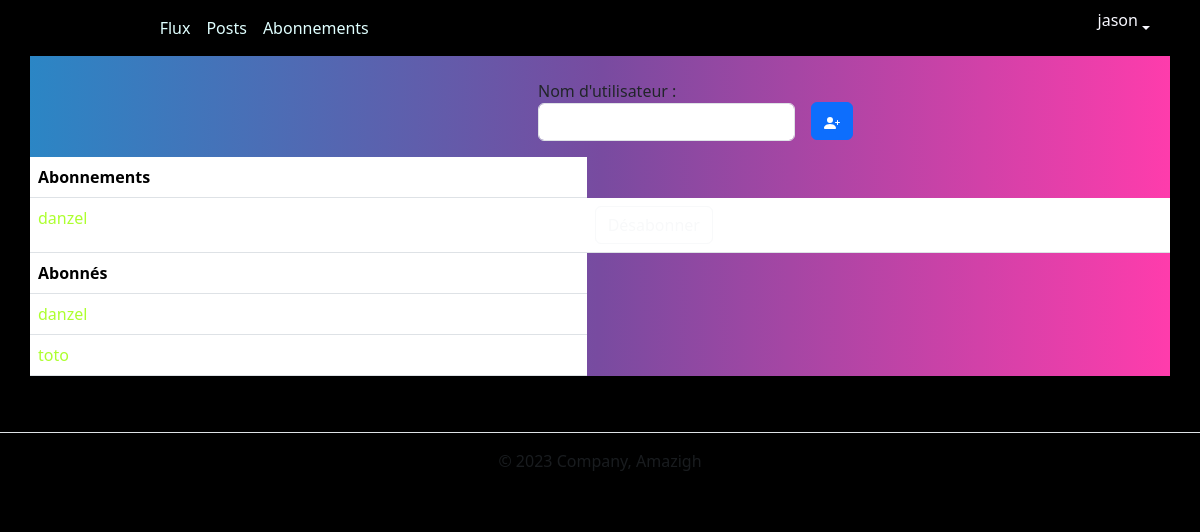
/blog/abonnements/ (signed in), run on the app's committed database.
### authentification/models.py (models this page shows)
class User(AbstractUser):
    profile_photo = models.ImageField(verbose_name='Photo de profil')

class UserFollows(models.Model):
    user = models.ForeignKey(to=User, on_delete=models.CASCADE,
                             related_name='following')
    followed_user = models.ForeignKey(to=User, on_delete=models.CASCADE,
                                      related_name='followed_by')
    class Meta:
        unique_together = ('user', 'followed_user', )

### blog/views.py (the view)
@login_required
def abonnements_view(request):
    user = request.user
    userFollowing = UserFollows.objects.filter(user=user)
    userFollowedBy = UserFollows.objects.filter(followed_user=user)
    message = ""
    dejaAbonné = False
    if request.method == 'POST':
        form = forms.FollowUsers(request.POST)
        if form.is_valid():
            username = form.cleaned_data['username']
            User = get_user_model()
            userResults = User.objects.filter(username=username).first()
            if userResults:
                for element in userFollowing:
                    if userResults == element.followed_user:
                        dejaAbonné = True
                if userResults == user:
                    message = "On ne peut pas s'abonner a soit meme"
                elif dejaAbonné:
                    message = "Vous etes deja abonné a cet utlilisateur!"
                else:
                    userFollow = UserFollows()
                    userFollow.user = user
                    userFollow.followed_user = userResults
                    userFollow.save()
                    return redirect('abonnements-view')
            else:
                message = "l'utilisateur n'existe pas"
        else:
            message = "erreur de saisie!"
    else:
        form = forms.FollowUsers()
    context = {
        'form': form,
        'message': message,
        'userFollowing': userFollowing,
        'userFollowedBy': userFollowedBy,
    }
    return render(request, 'blog/abonnements.html', context=context)

### blog/forms.py
class FollowUsers(forms.Form):
    username = forms.CharField(max_length=63, label="Nom d'utilisateur",
                               widget=forms.TextInput(
                                   attrs={'class': 'form-control'}))

### blog/templates/blog/abonnements.html (shortened to what this page needs)
{% extends 'blog/master.html' %}
{% block content %}
<form action="" method="post" class="row g-3" style="
margin-left: 500px;
">
  <div class="col-auto">
    {{ form.as_p }}
  </div>
  <div class="col-auto">
    <button type="submit" class="btn btn-primary" style="margin-top: 23px;">
    </button>
  </div>
</form>
<table class="table">
    <thead>
      <tr>
        <th scope="col"
        style="color: black;"
    >Abonnements</th>
      </tr>
    </thead>
    <tbody>
        {% for user in userFollowing %}
        <tr>
            <td style="color: greenYellow;">{{ user.followed_user}}</td>
            <td><a  href="{% url 'desabonnements-view' user.id %}" class="btn btn-outline-light" role="button">Désabonner</a></td>
        </tr>
        {% endfor %}
    </tbody>
    <thead>
        <tr>
          <th scope="col" style="color: black;">Abonnés</th>
        </tr>
    </thead>
    <tbody>
        {% for user in userFollowedBy %}
        <tr>
            <td style="color: greenYellow;">{{ user.user}}</td>
        </tr>
        {% endfor %}
    </tbody>
  </table>
{% endblock %}

### blog/templates/blog/master.html (shortened to what this page needs)
{% load static %}
<!DOCTYPE html>
<html lang="fr">
<head>
    {% load bootstrap5 %}
    {% bootstrap_css %}
    <link rel="stylesheet" href="{% static 'blog/styles.css' %}">
</head>
<body>
  <div class="container-md" style="padding: 0;">
    <nav class="navbar navbar-expand-lg bg-black ">
      <div class="container-fluid">
        <a class="navbar-brand" href="/">LITReview</a>
        <div class="collapse navbar-collapse" id="navbarNavAltMarkup">
          <div class="navbar-nav">
            <a class="nav-link active" style=" color:lightcyan;" aria-current="page" href="/">Flux</a>
            <a class="nav-link" style=" color:lightcyan;" href="{% url 'posts-view' %}">Posts</a>
            <a class="nav-link" style=" color:lightcyan;" href="{% url 'abonnements-view' %}">Abonnements</a>
          </div>
        </div>
        {% if user.is_authenticated %}
        <div class="dropdown">
          <a href="javascript: void(0);" class="dropdown-toggle no-arrow d-flex align-items-center justify-content-center shadow-sm mx-1 mx-lg-2 w-40px h-40px show" role="button" data-bs-toggle="dropdown" data-bs-auto-close="outside" aria-haspopup="true" aria-expanded="true" data-bs-offset="0,0" style="
          color: none;
          text-decoration: none;
          color: ghostwhite;
             ">
          <p>{{ user.username }}</p>
          </a>
        {% endif %}
        </div>
      </div>
  </nav>
  {% block content %}{% endblock %}
</div>
<footer class="py-3 my-4" style="
background: #0000003b;
">
  <ul class="nav justify-content-center border-bottom pb-3 mb-3">
  </ul>
  <p class="text-center text-body-secondary"
  style=" color:aqua;">© 2023 Company, Amazigh</p>
</footer>
</body>
</html>

### blog/static/blog/styles.css (style rules this page uses)
body { background: black; }
.container-md { background-color: #FF3CAC; background-image: linear-gradient(271deg, #FF3CAC 0%, #784BA0 50%, #2B86C5 100%); }

### data on the page
User: username "jason"
UserFollows: followed_user "danzel"
UserFollows: user "danzel"
UserFollows: user "toto"
